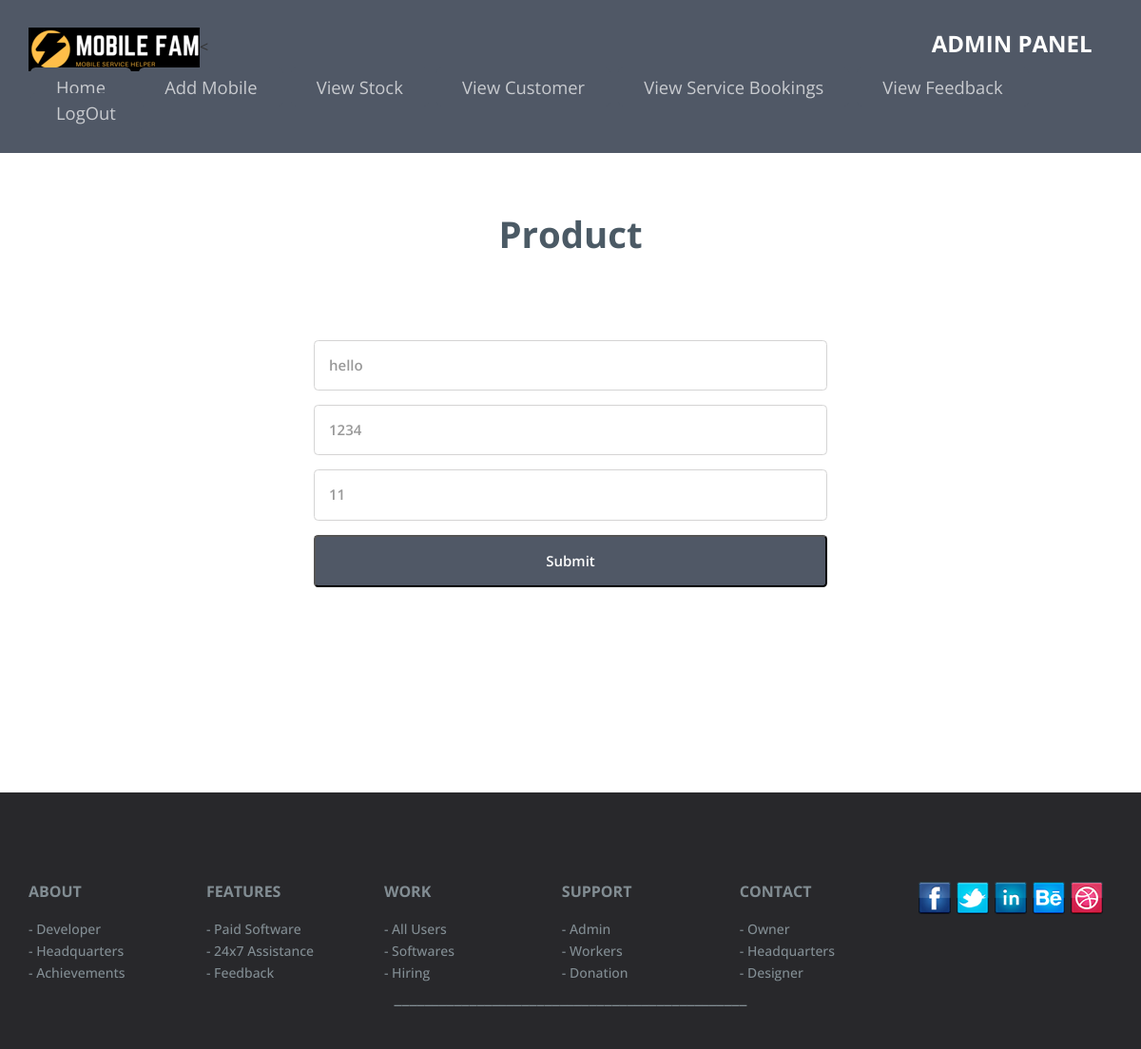
Page /staff_update_product.php?id=3 on the committed database.
### tables this page shows
CREATE TABLE IF NOT EXISTS `stock` (
  `stockid` int(11) NOT NULL AUTO_INCREMENT,
  `pname` varchar(60) NOT NULL,
  `price` varchar(80) NOT NULL,
  `stock` varchar(89) NOT NULL,
  `sid` int(11) NOT NULL,
  `oid` int(11) NOT NULL,
  PRIMARY KEY (`stockid`)
);

### staff_update_product.php (the view, shortened to what this page needs)
<?php
include('connection.php');
$sid = $_REQUEST['id'];
$ret = " SELECT * FROM stock where stockid=$sid ";
$re = mysqli_query($conn, $ret);
$data = mysqli_fetch_assoc($re);
?>
<div class="contact">
	<div class="container">
		<div class="contact-mian">
			<form method="POST">
				<h3>Product</h3>
				<br>
				<br>
				<div>
					<input type="text" name="t1" class="user-input" value="<?php echo $data['pname']; ?>" placeholder="Product Name">
				</div>
				<div>
					<input type="text" name="t2" class="user-input" value="<?php echo $data['price']; ?>" placeholder="Price">
				</div>
				<div>
					<input type="text" name="t3" class="user-input" value="<?php echo $data['stock']; ?>" placeholder="Stock">
				</div>
				<div class="contact-but-user">
					<input type="submit" name="b1" value="Submit" class="but">
				</div>
			</form>
		</div>
	</div>
</div>
<?php
include('common_footer.php');
?>

### css/style.css (style rules this page uses)
html, body { font-size: 100%; background: #fff; font-family: 'Open Sans', sans-serif; }
body a { transition: 0.5s all ease; -webkit-transition: 0.5s all ease; -moz-transition: 0.5s all ease; -o-transition: 0.5s all ease; -ms-transition: 0.5s all ease; }
h1,h2,h3,h4,h5,h6 { margin:0; }
ul,label { margin:0; padding:0; }
.navigation { float: right; }
.logo { float: left; }
.header { padding: 2em 0; background:#505866; }
ul.navig { padding: 0; margin-top: 0.45%; }
ul.navig li { display: inline-block; margin: 0 2px; position: relative; }
ul.navig li a { font-size: 1.15em; color: rgba(255, 255, 255, 0.69); font-weight: 400; text-decoration: none; padding: 8px 27px; background: #505866; border-radius: 0.3em; -webkit-border-radius: 0.3em; -moz-border-radius: 0.3em; -o-border-radius: 0.3em; -ms-border-radius: 0.3em; }
ul.navig li a:after { width:15px; height:15px; background:red; display: none; content:""; position:absolute; top:0; }
.container:after { content: "\0020"; display: block; height: 0; clear: both; visibility: hidden; }
.contact { padding:4em 0px; }
.contact-mian { text-align:center; }
.contact-mian h3,.about-main h3,.advn-main h3,.portfolio-top h3,.features-main h3 { font-weight:700; font-size:2.5em; color:#4b5a65; margin:0; text-align:center; }
@media (max-width:1440px) { ul.navig { margin-top: 0.4%; } }
@media (max-width:1366px) { .header { padding: 1.8em 0; } }
@media (max-width:1366px) { .contact-mian h3, .about-main h3, .advn-main h3, .portfolio-top h3, .features-main h3,.team-main h3 { font-size: 2.4em; } }

### rows in the picture
stock: t1 "hello", t2 "1234", t3 "11"
